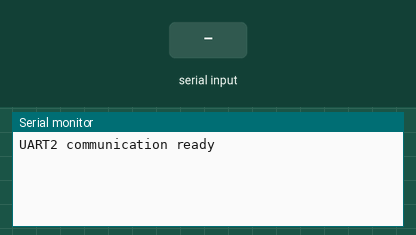
This sketch was run on a simulated Arduino Uno, built with avr-gcc and run on an emulated ATmega328P. Shown: the last lines printed to the serial monitor. Inputs (shaded band) come from the test bench.

Above: at 1.2 s.
1.3 s: "1\n" received over the second serial link
At 1.7 s:
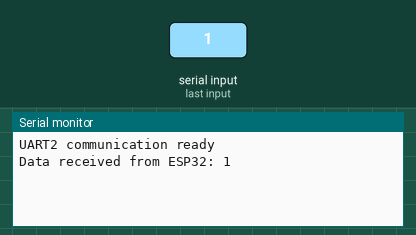
2.8 s: "0\n" received over the second serial link
At 4.0 s:
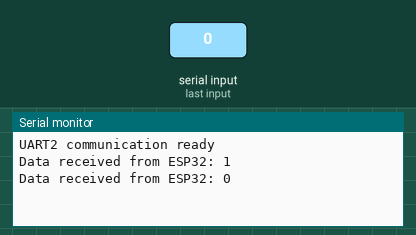
4.3 s: "2\n" received over the second serial link
At 5.2 s:
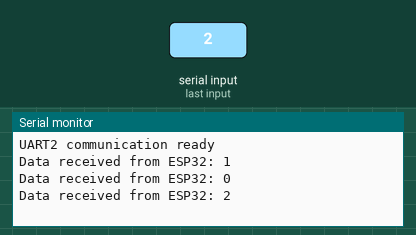

Measured:
- after the input at 1.3 s, the serial monitor: prints a new line at once (image 1)
- after the input at 2.8 s, the serial monitor: prints a new line at once (image 2)
- after the input at 4.3 s, the serial monitor: prints a new line at once (image 3)

The sketch:

Serial_Communication_UNO.ino
```cpp
#include <SoftwareSerial.h>

// Create a software serial instance on pins 2 and 3
SoftwareSerial UART2(0, 1);

void setup() {
  // Start the UART2 communication with 9600 baud rate
  UART2.begin(9600);
  Serial.begin(115200);
  // Wait for the UART2 communication to be established
  while (!UART2) {};

  // Print a message to indicate that the communication is ready
  Serial.println("UART2 communication ready");
}

void loop() {
  // Check if there is data available on UART2
  if (UART2.available() > 0) {

    // Read the data from UART2
    String data = UART2.readStringUntil('\n');

    // Print the data on the Serial Monitor
    Serial.println("Data received from ESP32: " + data);
  }
}
```
